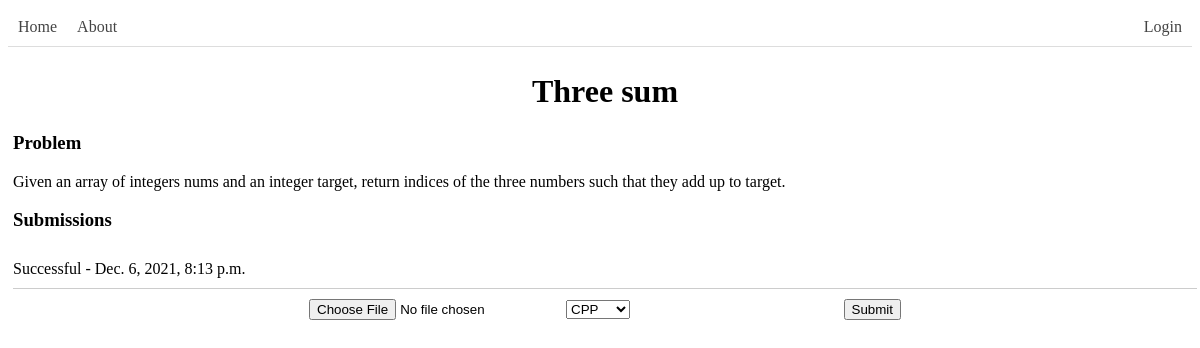
Before: /problem/80eb947a-1ede-48a2-b4f1-e01b8b40f54a with the older database file.
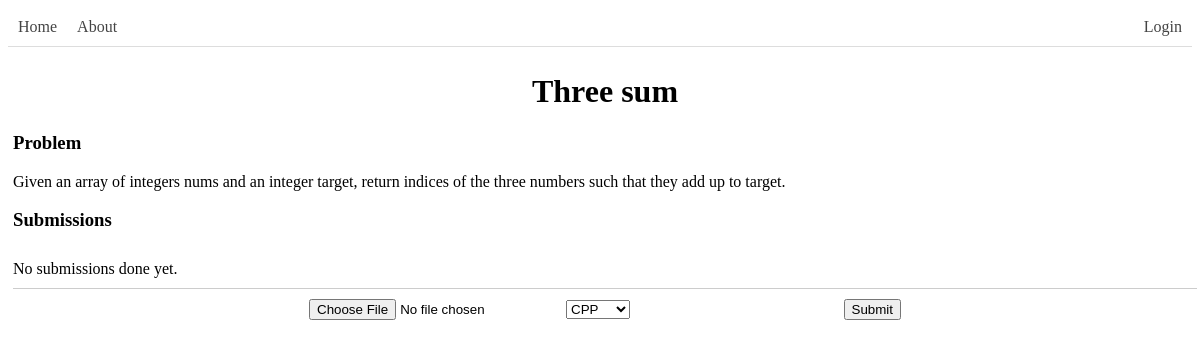
After: the same page with the newer database file.
### website/models.py (models this page shows)
class Submission(models.Model):
    id = models.UUIDField(primary_key=True, default=uuid.uuid4, help_text='Unique ID for this particular submission')
    problem = models.ForeignKey(Problem, on_delete=models.CASCADE)
    file = models.FileField(upload_to=location)
    result = models.CharField(max_length=1,
                              choices=Result.choices,
                              default=Result.UNKNOWN, )
    submissionTime = models.DateTimeField(auto_now=True)
    language = models.CharField(max_length=1, choices=LANGUAGE, default=1)

### website/views.py (the view, shortened to what this page needs)
# urls.py: path('problem/<uuid:problem_id>', views.problem, name='problem')
def problem(request, problem_id):
    try:
        context = {
            'problem': Problem.objects.get(id=problem_id),
            'submissions': Submission.objects.filter(problem_id=problem_id),
            'form': SubmissionForm()
        }
        return render(request, 'problem.html', context=context)
    except (Submission.DoesNotExist, Problem.DoesNotExist):
        return render(request, 'not_found.html')

### website/forms.py
class SubmissionForm(forms.Form):
    file = forms.FileField(label="")
    language = forms.ChoiceField(choices=LANGUAGE, label="", widget=forms.Select())

### website/templates/problem.html (shortened to what this page needs)
{% extends "base.html" %}
{% block content %}
<div id="res-cont">
    <center><h1>{{problem.name}}</h1></center>
    <h3>Problem</h3>
    {{problem.description|safe}}
    <br>
    <h3>Submissions</h3>
    {% if submissions %}
    {% for element in submissions %}
    <div class="problem-block-index">
        {{element.get_result_display}} - {{element.submissionTime}}
    </div>
    {% endfor %}
    {% else %}
    <div class="problem-block-index">
        No submissions done yet.
    </div>
    {% endif %}
    <form method="post" enctype="multipart/form-data" class="submission-form">
        {{ form }}
        <input class="submission-button" type="submit" value="Submit">
    </form>
</div>
{% endblock %}

Changed rows visible on the page:
removed Submission: result "Successful", submissionTime "Dec. 6, 2021, 8:13 p.m."
Other visible differences:
text now shown: "No submissions done yet."
